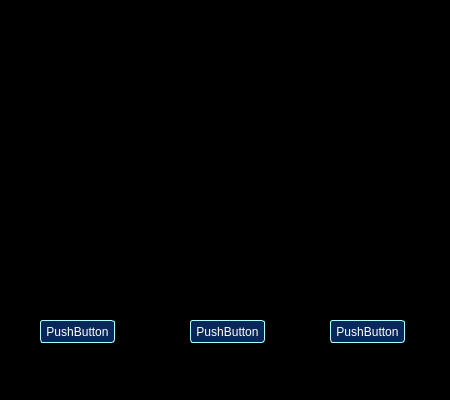
<?xml version="1.0" encoding="UTF-8"?>
<ui version="4.0">
 <class>BasicReviewWidget</class>
 <widget class="QWidget" name="BasicReviewWidget">
  <property name="geometry">
   <rect>
    <x>0</x>
    <y>0</y>
    <width>450</width>
    <height>400</height>
   </rect>
  </property>
  <property name="sizePolicy">
   <sizepolicy hsizetype="Fixed" vsizetype="Fixed">
    <horstretch>0</horstretch>
    <verstretch>0</verstretch>
   </sizepolicy>
  </property>
  <property name="minimumSize">
   <size>
    <width>450</width>
    <height>400</height>
   </size>
  </property>
  <property name="maximumSize">
   <size>
    <width>450</width>
    <height>400</height>
   </size>
  </property>
  <property name="windowTitle">
   <string>Review</string>
  </property>
  <property name="styleSheet">
   <string notr="true">background-color:black; color: white;</string>
  </property>
  <widget class="QPushButton" name="pushButton">
   <property name="geometry">
    <rect>
     <x>40</x>
     <y>320</y>
     <width>75</width>
     <height>23</height>
    </rect>
   </property>
   <property name="styleSheet">
    <string notr="true">background-color:rgb(8, 40, 92);
border: 1px solid  rgb(170, 255, 255);
border-radius: 3px;</string>
   </property>
   <property name="text">
    <string>PushButton</string>
   </property>
  </widget>
  <widget class="QPushButton" name="pushButton_2">
   <property name="geometry">
    <rect>
     <x>190</x>
     <y>320</y>
     <width>75</width>
     <height>23</height>
    </rect>
   </property>
   <property name="styleSheet">
    <string notr="true">background-color:rgb(8, 40, 92);
border: 1px solid  rgb(170, 255, 255);
border-radius: 3px;</string>
   </property>
   <property name="text">
    <string>PushButton</string>
   </property>
  </widget>
  <widget class="QPushButton" name="pushButton_3">
   <property name="geometry">
    <rect>
     <x>330</x>
     <y>320</y>
     <width>75</width>
     <height>23</height>
    </rect>
   </property>
   <property name="styleSheet">
    <string notr="true">background-color:rgb(8, 40, 92);
border: 1px solid  rgb(170, 255, 255);
border-radius: 3px;</string>
   </property>
   <property name="text">
    <string>PushButton</string>
   </property>
  </widget>
 </widget>
 <resources/>
 <connections/>
</ui>
